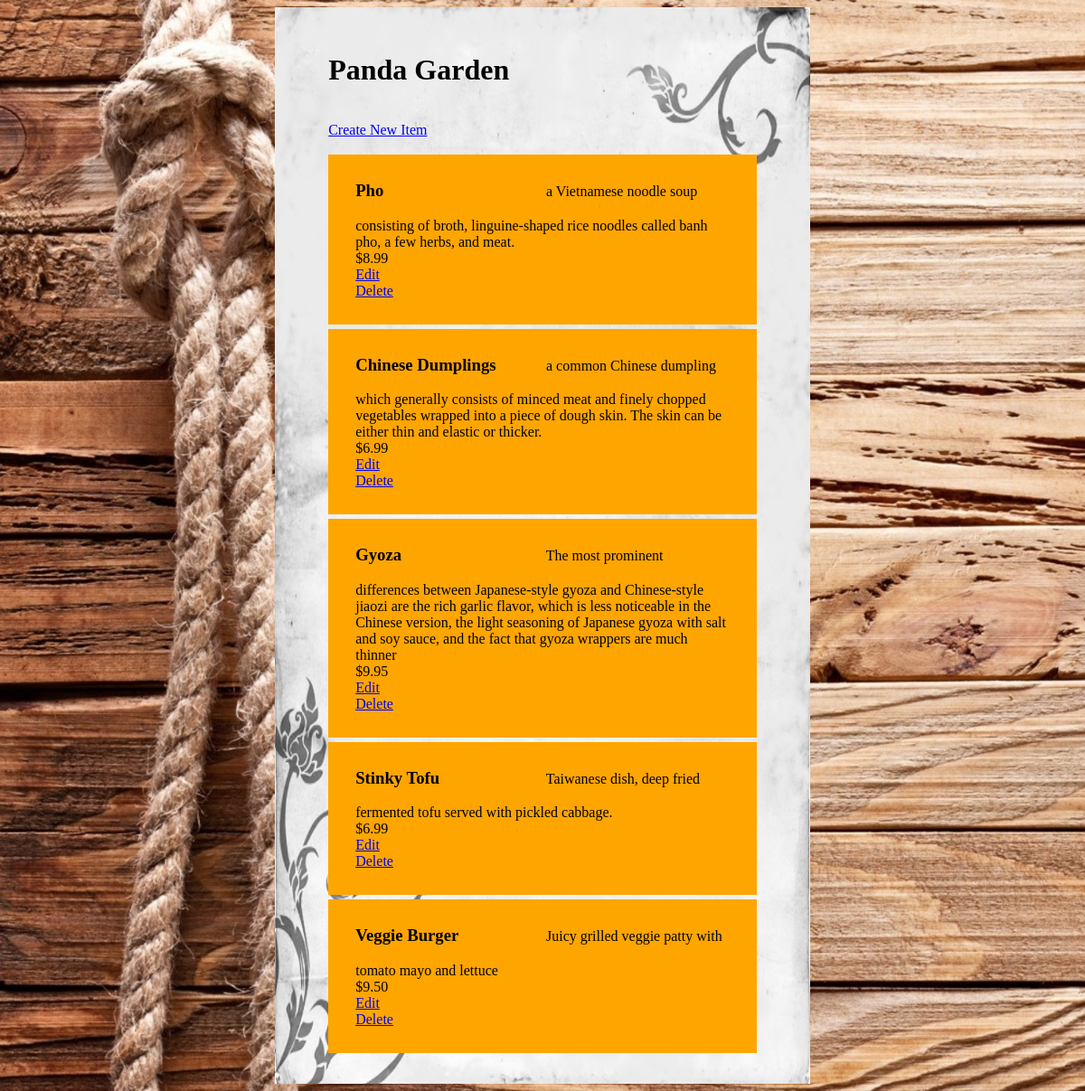
The page /restaurant/3/menu/ on the database its author committed.
### database_setup.py (models this page shows, shortened)
class Restaurant(Base):
    __tablename__ = 'restaurant'
    id = Column(Integer, primary_key=True)
    name = Column(String(250), nullable=False)

class MenuItem(Base):
    __tablename__ = 'menu_item'
    name = Column(String(80), nullable=False)
    id = Column(Integer, primary_key=True)
    description = Column(String(250))
    price = Column(String(8))
    course = Column(String(250))
    restaurant_id = Column(Integer, ForeignKey('restaurant.id'))
    restaurant = relationship(Restaurant)

### finalProject.py (the view)
@app.route('/restaurant/<int:restaurant_id>/')
@app.route('/restaurant/<int:restaurant_id>/menu/')
def menu(restaurant_id):
	restaurant = session.query(Restaurant).filter_by(id=restaurant_id).one()
	items = session.query(MenuItem).filter_by(restaurant_id=restaurant.id)
	return render_template('menu.html',restaurant=restaurant,items=items)

### templates/menu.html (shortened to what this page needs)
<html>
<head>
	<link rel=stylesheet type=text/css href="{{ url_for('static', filename='stylesFinalProject.css') }}">
</head>
<body>
			<div class="container">
			<div class="MainContent">
<h1> {{restaurant.name}}</h1>
<a href = '{{url_for('newMenuitem', restaurant_id = restaurant.id) }}'>Create New Item</a>
{% for i in items %}
<div class = 'restaurant'>
		<div class = 'itemName'>
		 <h3>{{i.name}}</h3>
		 </div>
		 {{i.description}}<br>
		 {{i.price}}<br>
		 <a href='{{url_for('editMenuitem',restaurant_id=restaurant.id ,menu_id = i.id)}}'>Edit</a>
		 <br>
		 <a href='{{url_for('deleteMenuitem',restaurant_id = restaurant.id,menu_id=i.id) }}'>Delete</a>
		 <br>
		 <br>
		 </div>
{% endfor %}
	</div>
	</div>
</body>
</html>

### static/stylesFinalProject.css (style rules this page uses)
body { background-image: url("Wood.jpg"); background-color: #333333; background-size: cover; background-attachment: fixed; }
.container { margin: auto; width: 50%; background-image: url("Menu.png"); background-size: cover; background-color: #333333; }
.MainContent { padding-left: 10%; padding-top: 5%; padding-right: 10%; padding-bottom: 5%; }
.restaurant { background-color: orange; margin-bottom: 5px; padding-left: 30px; padding-top: 10px; padding-right: 30px; padding-bottom: 10px; }
.itemName { display: inline-block; width: 50%; text-align: left; }

### rows shown on the page
Restaurant: name "Panda Garden"
MenuItem: name "Pho", description "a Vietnamese noodle soup consisting of broth, linguine-shaped rice noodles called banh pho, a few herbs, and meat.", price "$8.99"
MenuItem: name "Chinese Dumplings", description "a common Chinese dumpling which generally consists of minced meat and finely chopped vegetables wrapped into a piece of dough skin. The skin can be either thin and elastic or thicker.", price "$6.99"
MenuItem: name "Gyoza", description "The most prominent differences between Japanese-style gyoza and Chinese-style jiaozi are the rich garlic flavor, which is less noticeable in the Chinese version, the light seasoning of Japanese gyoza with salt and soy sauce, and the fact that gyoza wrappers are much thinner", price "$9.95"
MenuItem: name "Stinky Tofu", description "Taiwanese dish, deep fried fermented tofu served with pickled cabbage.", price "$6.99"
MenuItem: name "Veggie Burger", description "Juicy grilled veggie patty with tomato mayo and lettuce", price "$9.50"
